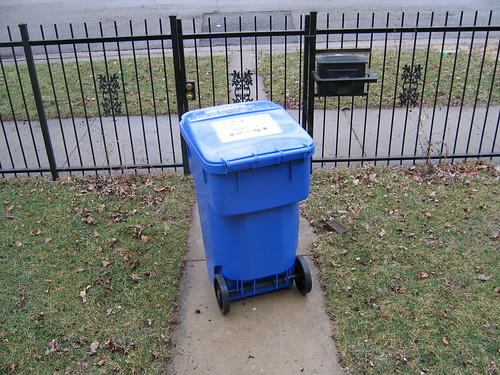
#> input picture tests/testset/bin_detection/0061.jpg, 500 x 375 px; its folder holds only this picture in this run
$ python -i bin_detector.py   (imports and definitions only)
#> lines starting #> are read from the running program, lines starting #| are printed output that depends on the picture; after the words box and inside, x2 and y2 are one past the last pixel; in counts of white or black regions, pixels touching at a corner belong together
'''
ECE276A WI22 PR1: Color Classification and Recycling Bin Detection
'''

import numpy as np
import cv2
from skimage.measure import label, regionprops
from roipoly import RoiPoly
import os
import matplotlib.pyplot as plt
from skimage.morphology import (erosion, dilation, opening, closing,  # noqa
                                white_tophat,disk)

class BinDetector():
	def __init__(self,lr = 0.01, iteration = 10000, pretrained = False):

		'''
			Initilize your bin detector with the attributes you need,
			e.g., parameters of your classifier
		'''
		self.learningRate = lr  # learning rate
		self.iterNumber = iteration  # number of iteration
		# 3 channel and 2 classifer: blue or non-blue

		self.w = np.random.randn(2, 3)
		if pretrained: # assign weight value from training weight file (approach #1)
			self.w = np.load('bin_weight.npy')
		else: # Mannually assign value (copied from training) for gradescope check (approach #2)
			self.w = np.array([[ 0.86034344,  0.31841669, -0.33153088], [-0.86034344, -0.31841669,  0.33153088]])

		pass

	# [27 lines left out: function segment_image, not called in this run]

	def get_bounding_boxes(self, img):
		'''
			Find the bounding boxes of the recycling bins
			call other functions in this class if needed

			Inputs:
				img - original image
			Outputs:
				boxes - a list of lists of bounding boxes. Each nested list is a bounding box in the form of [x1, y1, x2, y2]
				where (x1, y1) and (x2, y2) are the top left and bottom  right coordinate respectively
		'''
		################################################################
		# YOUR CODE AFTER THIS LINE
		footprint = disk(10)
		result = opening(img, footprint)
		result = closing(result, footprint)
		result = opening(result, footprint)
		result = closing(result, footprint)
		label_img = label(result)
		regions = regionprops(label_img)
		boxes = []
		for props in regions:
			minr, minc, maxr, maxc = props.bbox
			x1 = minc
			x2 = maxc
			y1 = minr
			y2 = maxr
			area = abs((x1-x2)*(y1-y2))
			if area<2000:
				continue
			if abs(y1-y2)<abs(x1-x2):
				continue
			boxes.append([x1-20,y1-20,x2+20,y2+20])

		# YOUR CODE BEFORE THIS LINE
		################################################################

		return boxes

	# [31 lines left out: functions generate_train, softmax, not called in this run]

	def accuracy(self, pred, true):
		return sum(true == pred) / len(pred)

	# [42 lines left out: functions predict, train, not called in this run]

>>> import cv2
>>> picture = cv2.imread('../tests/testset/bin_detection/0061.jpg', cv2.IMREAD_GRAYSCALE)
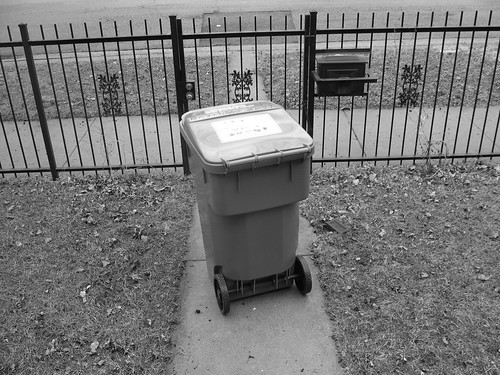
#> picture: shape (375, 500); min 0, max 255, mean 118.7
>>> result = BinDetector().get_bounding_boxes(picture)
#> in get_bounding_boxes, `result = opening(img, footprint)`:
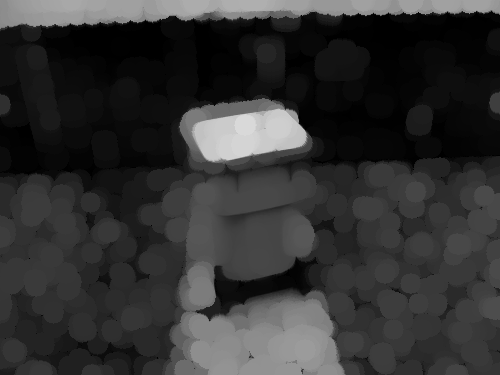
#> result: shape (375, 500); min 0, max 217, mean 50.2
#> in get_bounding_boxes, `label_img = label(result)`:
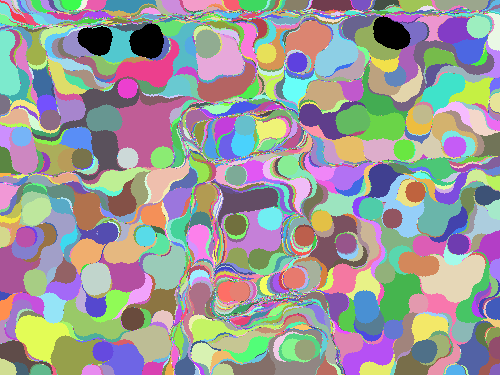
#> label_img: shape (375, 500) int64; 5061 distinct labels, from 0 to 5060; one colour per label, 0 black
#> in get_bounding_boxes, `regions = regionprops(label_img)`: regions = 5060 regions
#> the loop in get_bounding_boxes, `for props in regions:` made 5060 passes
#> (minr, minc, maxr, maxc, x1, x2, y1, y2) on passes 1 to 3: (0, 0, 24, 28, 0, 28, 0, 24), (0, 1, 17, 24, 1, 24, 0, 17), (0, 11, 16, 24, 11, 24, 0, 16)
#> after the loop in get_bounding_boxes, `for props in regions:`: boxes = 14 items, first 6: [265, 0, 352, 93], [294, 1, 379, 97], [145, 2, 222, 97], [337, 44, 429, 141], [242, 136, 331, 235], [126, 138, 210, 224]
#> result has the same summary as boxes in get_bounding_boxes

$ run again, on tests/testset/bin_detection/0062.jpg
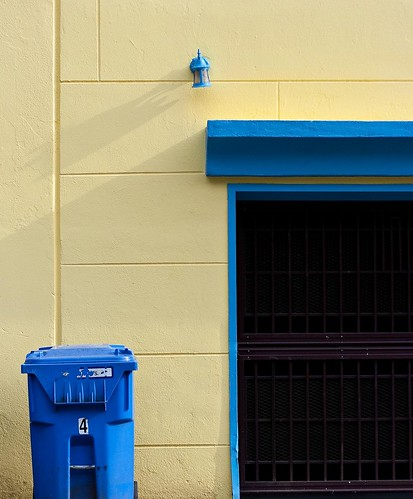
#> input picture tests/testset/bin_detection/0062.jpg, 413 x 499 px
#> in get_bounding_boxes, `result = closing(result, footprint)`:
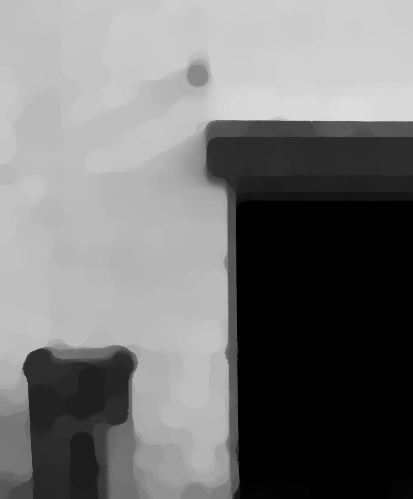
#> result: shape (499, 413); min 0, max 220, mean 117.5
#> in get_bounding_boxes, `label_img = label(result)`:
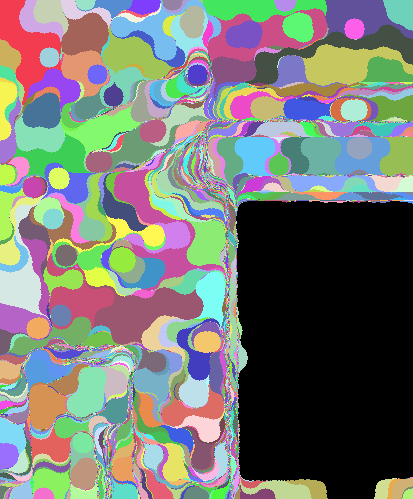
#> label_img: shape (499, 413) int64; 5268 distinct labels, from 0 to 5267; one colour per label, 0 black
#> regions = 5267 regions
#> the loop in get_bounding_boxes, `for props in regions:` made 5267 passes
#> (minr, minc, maxr, maxc, x1, x2, y1, y2) on passes 1 to 3: (0, 0, 105, 62, 0, 62, 0, 105), (0, 19, 42, 64, 19, 64, 0, 42), (0, 33, 35, 69, 33, 69, 0, 35)
#> after the loop in get_bounding_boxes, `for props in regions:`: boxes = 17 items, first 6: [-20, -20, 82, 125], [150, -10, 228, 86], [137, 125, 245, 238], [151, 128, 234, 224], [93, 131, 245, 311], [124, 150, 205, 240]
#> `result = BinDetector().get_bounding_boxes(picture)`: result has the same summary as boxes in get_bounding_boxes

$ run again, on tests/testset/bin_detection/0063.jpg
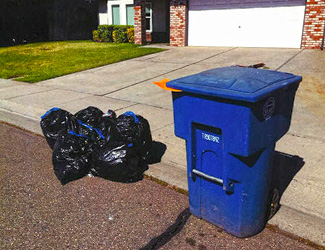
#> input picture tests/testset/bin_detection/0063.jpg, 325 x 250 px
#> in get_bounding_boxes, `result = closing(result, footprint)`:
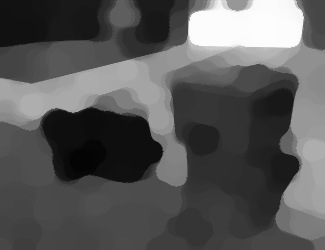
#> result: shape (250, 325); min 4, max 253, mean 87.9
#> in get_bounding_boxes, `label_img = label(result)`:
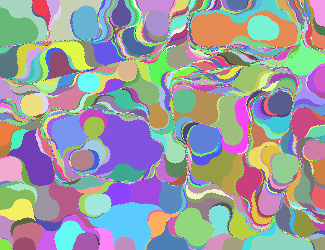
#> label_img: shape (250, 325) int64; 3414 distinct labels, from 1 to 3414; one colour per label, 0 black
#> regions = 3414 regions; largest, box (x1, y1, x2, y2) and area: (91, 111, 163, 176) 2484, (191, 10, 298, 47) 2166, (85, 202, 163, 250) 1801, (7, 129, 55, 186) 1275, (0, 7, 39, 47) 1027
#> the loop in get_bounding_boxes, `for props in regions:` made 3414 passes
#> (minc, maxr, maxc, x1, x2, y2, area) on passes 1 to 3: (0, 43, 48, 0, 48, 43, 2064), (32, 19, 48, 32, 48, 19, 304), (46, 29, 60, 46, 60, 29, 406)
#> after the loop in get_bounding_boxes, `for props in regions:`: boxes = [[42, 96, 128, 182], [-13, 109, 75, 206], [215, 132, 290, 247], [28, 157, 118, 249]]
#> `result = BinDetector().get_bounding_boxes(picture)`: result has the same summary as boxes in get_bounding_boxes

$ run again, on tests/testset/bin_detection/0064.jpg
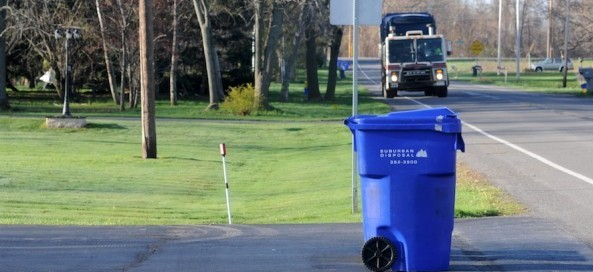
#> input picture tests/testset/bin_detection/0064.jpg, 593 x 272 px
#> in get_bounding_boxes, `result = opening(img, footprint)`:
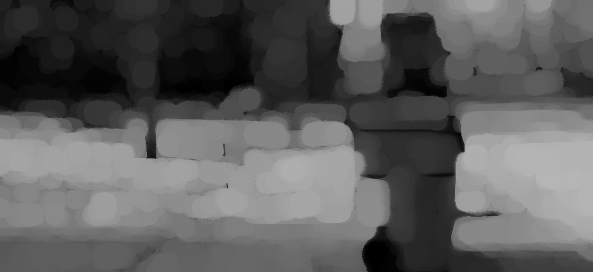
#> result: shape (272, 593); min 0, max 181, mean 92.7
#> in get_bounding_boxes, `label_img = label(result)`:
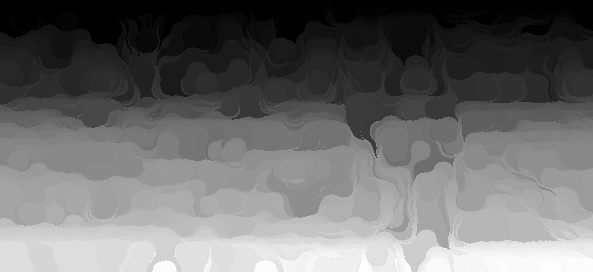
#> label_img: shape (272, 593) int64; min 1, max 10005, mean 4280; drawn with min black and max white
#> regions = 10005 regions
#> the loop in get_bounding_boxes, `for props in regions:` made 10005 passes
#> (minc, maxr, maxc, x1, x2, y2, area) on passes 1 to 3: (0, 15, 17, 0, 17, 15, 255), (13, 9, 18, 13, 18, 9, 45), (0, 38, 31, 0, 31, 38, 1178)
#> after the loop in get_bounding_boxes, `for props in regions:`: boxes = [[56, -20, 143, 69], [368, -4, 448, 86], [393, 100, 475, 200], [359, 144, 429, 253], [236, 149, 321, 238], [398, 153, 470, 257], [-20, 159, 66, 246], [396, 164, 470, 270]]
#> `result = BinDetector().get_bounding_boxes(picture)`: result has the same summary as boxes in get_bounding_boxes
